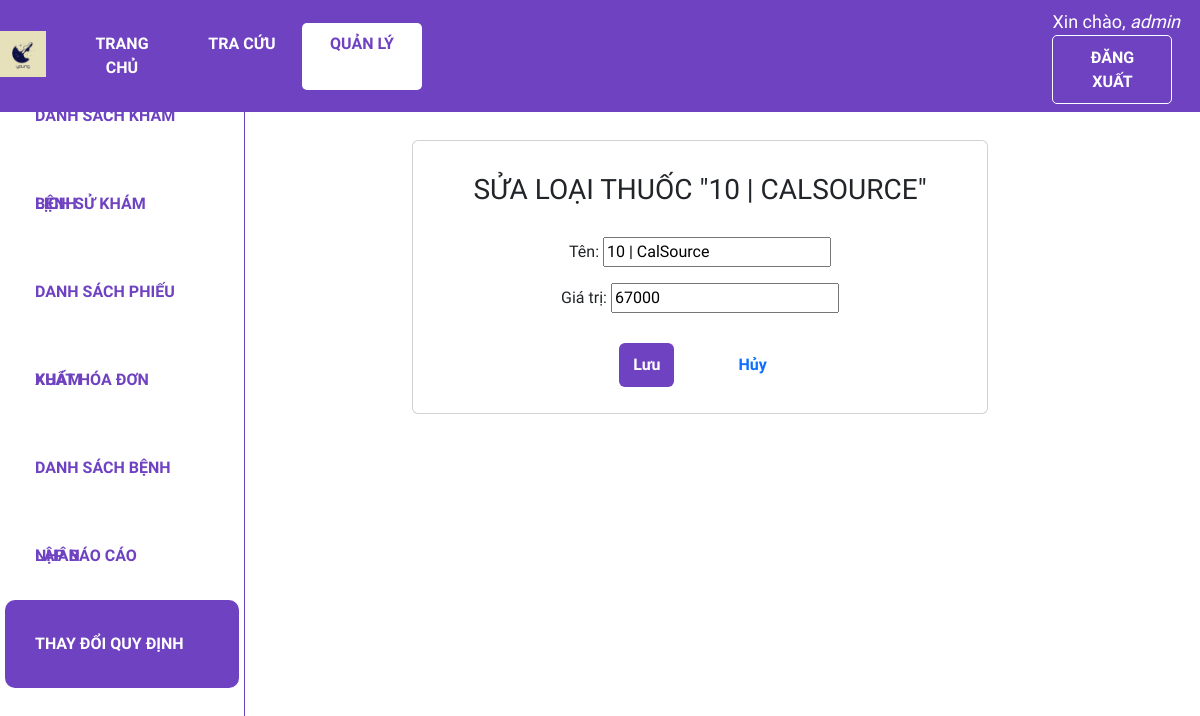
/thaydoi/thuoc/sua/DM5202707914 (signed in), run on the app's committed database.
### web_core/models.py (models this page shows, shortened)
class DANHMUC(models.Model):
    CATEGORIES = (
        ('Bệnh', 'Bệnh'),
        ('Thuốc', 'Thuốc'),
        ('Đơn vị', 'Đơn vị'),
        ('Cách dùng', 'Cách dùng'),
    )
    id = ShortUUIDField(
        verbose_name='ID Danh mục',
        length=10,
        max_length=12,
        prefix="DM",
        alphabet="0123456789",
        primary_key=True)
    ten = models.CharField('Tên', max_length=255, unique = True)
    loai = models.CharField('Loại', max_length=20, choices=CATEGORIES)
    gia_tri = models.IntegerField('Giá trị', null=True, blank=True, validators=[MinValueValidator(0)])

### web_core/decorators.py (the view)
    def wrapper_function(request, *args, **kwargs):
        group = None
        if request.user.groups.exists():
            group = request.user.groups.all()[0].name
        print(group)
        if group == 'customer':
            return redirect('quanli_dskb')
        if group == 'admin':
            return view_func(request, *args, **kwargs)

### web_core/forms.py
class ThuocForm(ModelForm):
    class Meta:
        model = DANHMUC
        fields = ['ten', 'gia_tri']

### web_core/views.py (called while the page is built)
@admin_only
def thaydoi_thuoc_sua(request, id):
    thuoc = DANHMUC.objects.get(id=id)
    form = ThuocForm(instance=thuoc, initial={'ten': thuoc.ten, 'gia_tri': thuoc.gia_tri})
    if request.method == 'POST':
        form = ThuocForm(request.POST, instance=thuoc)
        if form.is_valid():
            form.save()
            return redirect('/thaydoi/thuoc')
    context = {'ten_thuoc': thuoc.ten, 'form': form}
    return render(request, 'web_core/thaydoi_thuoc_sua.html', context)

### web_core/templates/web_core/thaydoi_thuoc_sua.html (shortened to what this page needs)
{% extends 'web_core/main.html' %}
{% block content %}
    <div class="row">
        <div class="col-md-2">
            {% include 'web_core/sidebar.html' %}
        </div>
        <div class="col-md-10">
            <div class="d-flex justify-content-center h-100" style="margin-top:50px;">
                <div class="form-container">
                    <div class="card card-body">
                        <h3 class="form-title">Sửa loại thuốc "{{ ten_thuoc }}"</h3>
                        <form class="my-form" action="" method="POST">
                            <div class="form-content">
                                {{ form.as_p }}
                            </div>
                            <div class="btn-container">
                                <input class="my-form-btn save-btn" type="submit" value="Lưu">
                                <a class='my-form-btn back-btn btn-danger'
                                   href="{% url 'quanli_thaydoi_thuoc' %}">Hủy</a>
                            </div>
                        </form>
                    </div>
                </div>
            </div>
        </div>
    </div>
{% endblock %}

### web_core/templates/web_core/navbar.html (shortened to what this page needs)
{% load static %}
<nav class="navbar navbar-expand-lg my-navbar fixed-top">
    <a class="navbar-brand" href="{% url 'home' %}">
        <img alt="logo-brand" src="{% static 'images/favicon.png' %}" height="50" style="padding-bottom: 4px" />
    </a>
    <div class="collapse navbar-collapse" id="navbarNav">
        {% with request.resolver_match.url_name as url_name %}
        <div class="navbar-nav">
            <a class="nav-item nav-link my-nav-item {% if url_name == 'home' %}my-nav-active{% endif %}"
                href="{% url 'home' %}">Trang chủ</a>
            <a class="nav-item nav-link my-nav-item {% if url_name == 'lsk_guest' %}my-nav-active{% endif %}"
                href="{% url 'lsk_guest' %}">Tra cứu</a>
            <a class="nav-item nav-link my-nav-item {% if 'quanli' in url_name %}my-nav-active{% endif %}"
                href="{% url 'quanli_dskb' %}">Quản lý</a>
        </div>
        {% endwith %}
    </div>
    {% with request.resolver_match.url_name as url_name %}
    {% if request.user.is_authenticated %}
    <div class="ml-auto">
        <span class="hello-msg">Xin chào, <span>{{ request.user }}</span></span>
        <a class="nav-item nav-link my-nav-item my-btn" href="{% url 'logout' %}">Đăng xuất</a>
    </div>
    {% else %}
    <div class="ml-auto">
        <a class="nav-item nav-link my-nav-item my-btn {% if url_name == 'login' %}my-nav-active{% endif %}"
            href="{% url 'login' %}">Đăng nhập</a>
    </div>
    {% endif %}
    {% endwith %}
</nav>

### web_core/static/css/main.css (style rules this page uses)
* { font-family: 'Baloo 2', cursive; }
html, body { margin: 0; padding: 0; height: 100%; overflow-x: hidden; }

### web_core/templates/web_core/navbar.html (style rules this page uses)
.my-navbar.fixed-top { position: fixed; color: #fff; background-color: #6f42c1; z-index: 10; }
.my-nav-item { color: #fff; font-weight: bold; padding: 9.6px 16px !important; text-transform: uppercase; border-radius: 5px; width: 120px; text-align: center; }
.my-nav-active, .my-nav-active:hover { color: #6f42c1; background-color: #fff; }
.my-btn { border: 1px solid #fff; margin-right: 10px; }
.hello-msg { font-size: 18px; color: #fff; margin-right: 20px; }
.hello-msg>span { font-style: italic; }

### web_core/templates/web_core/thaydoi_thuoc_sua.html (style rules this page uses)
.form-container { text-align: center; }
.form-container .card.card-body { padding-right: 50px; padding-left: 50px; }
.form-title { text-transform: uppercase; margin: 16px 10px 30px; }
.btn-container { display: flex; justify-content: center; gap: 50px; margin: 30px 0 10px; }
.my-form-btn { font-weight: bold; border-radius: 6px; padding: 10px 14px; }
.save-btn { background-color: #6f42c1; border-width: 0; color: white; }
.back-btn, .back-btn:hover { text-decoration: none; }

### data on the page
DANHMUC: ten "10 | CALSOURCE", ten "10 | CalSource", gia_tri "67000"

### other printed values
{{ request.user }} "admin"
